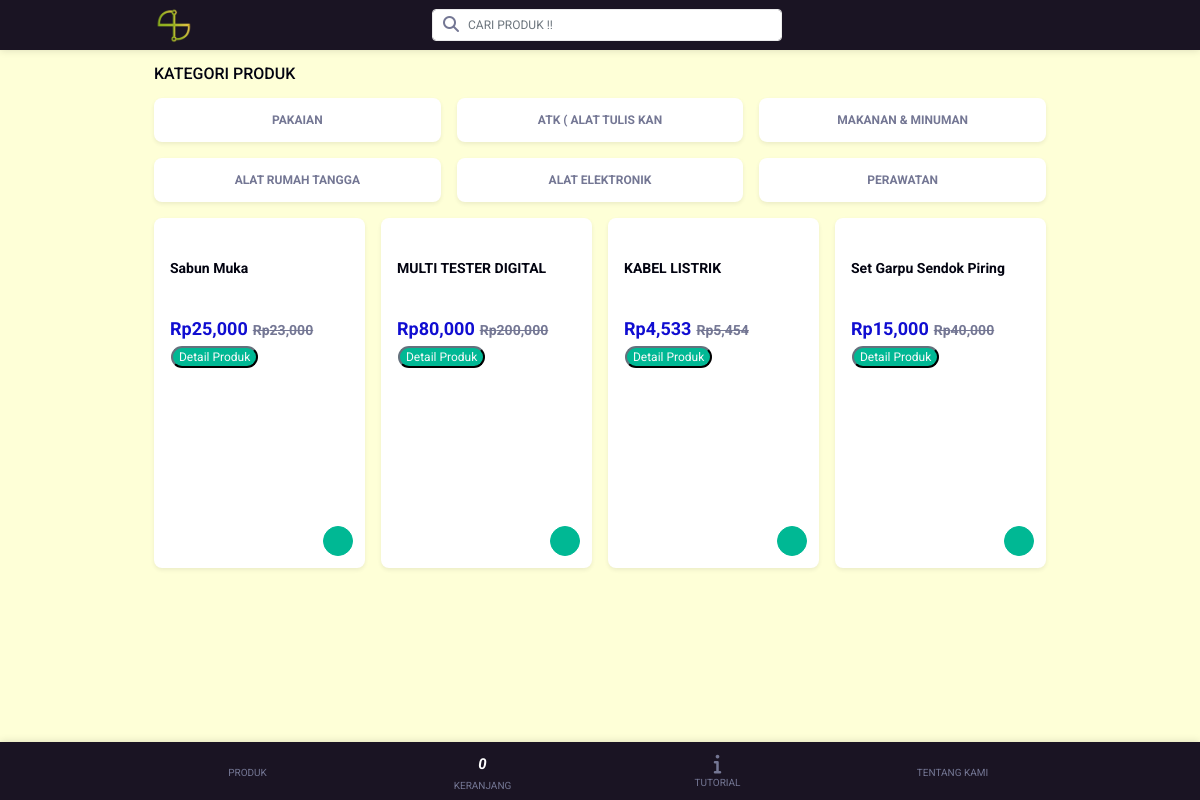
The app's page /home.php with its own data.
### tables this page shows
CREATE TABLE `kategori` (
  `idkategori` int(11) NOT NULL,
  `namakategori` varchar(20) NOT NULL,
  `tgldibuat` timestamp NOT NULL DEFAULT current_timestamp()
);

CREATE TABLE `produk` (
  `idproduk` int(11) NOT NULL,
  `idkategori` int(11) NOT NULL,
  `namaproduk` varchar(30) NOT NULL,
  `gambar` varchar(500) NOT NULL,
  `deskripsi` varchar(200) NOT NULL,
  `rate` int(11) NOT NULL,
  `hargabefore` int(11) NOT NULL,
  `hargaafter` int(11) NOT NULL,
  `tgldibuat` timestamp NOT NULL DEFAULT current_timestamp()
);

### home.php (the view, shortened to what this page needs)
<?php
include 'dbconnect.php';
?>
<!DOCTYPE html>
<html lang="en" style="background-color:#feffd7; border-bottom:none;">
  <head>
    <link rel="stylesheet" href="css/bootstrap.min.css">
    <link href="https://cdn.jsdelivr.net/npm/bootstrap@5.1.3/dist/css/bootstrap.min.css" rel="stylesheet">
    <link rel="stylesheet" href="css/animate.css">
    <link rel="stylesheet" href="css/owl.carousel.min.css">
    <link rel="stylesheet" href="css/font-awesome.min.css">
    <link rel="stylesheet" href="css/default/lineicons.min.css">
    <link rel="stylesheet" href="style.css">
  </head>
  <body style="background-color:#feffd7; border-bottom:none;">
    <div class="header-area" style="background-color: #1A1423;"id="headerArea">
      <div class="container h-100 d-flex align-items-center justify-content-between">
        <div class="logo-wrapper"><a href="home.html"><img  style="height:40px;" src="logo.png" alt=""></a></div>
        <div class="top-search-form">
          <form action="cari.php" method="post">
            <input class="form-control" type="search" name="Search" placeholder="CARI PRODUK !!">
            <button type="submit"><i class="fa fa-search"></i></button>
          </form>
        </div>
        <div class="suha-navbar-toggler d-flex flex-wrap" id="suhaNavbarToggler" style="visibility: none;" ></div>
      </div>
    </div>
    <div class="page-content-wrapper">
      <div class="product-catagories-wrapper py-3">
        <div class="container">
          <div class="section-heading">
            <h6>KATEGORI PRODUK</h6>
          </div>
          <div class="product-catagory-wrap">
            <div class="row g-3">
            <?php
                            $kat=mysqli_query($conn,"SELECT * from kategori order by idkategori ASC");
                            while($p=mysqli_fetch_array($kat)){
                              ?>
              <div class="col-4">
                <div class="card catagory-card">
                  <div class="card-body"><a href="kategori.php?idkategori=<?php echo $p['idkategori'] ?>"><span><?php echo $p['namakategori'] ?></span></a></div>
                </div>
              </div>
               <?php
                                  }
                            ?>
          </div>
        </div>
      </div>
      <div class="top-products-area clearfix py-3">
        <div class="container">
          <div class="row g-3">
           <?php
                      $brgs=mysqli_query($conn,"SELECT * from produk order by idproduk ASC");
                      while($p=mysqli_fetch_array($brgs)){
                        ?>
            <div class="col-6 col-md-4 col-lg-3">
              <div class="card top-product-card">
                <div style="height:350px;" class="card-body"><a class="product-thumbnail d-block" ></a><a style="margin-bottom:2.25rem;" class="product-title d-block" ><?php echo $p['namaproduk'] ?></a>
                  <p class="sale-price">Rp<?php echo number_format($p['hargaafter']) ?><span>Rp<?php echo number_format($p['hargabefore']) ?></span></p>
                  <div class="product-rating"><i><button type="button"  class="rounded-pill bg-success text-light border-dark"  data-bs-toggle="modal" data-bs-target="#exampleModal<?php echo $p['idproduk'] ?>">&nbsp;&nbsp;Detail Produk&nbsp;&nbsp;
</button></i></div><a class="btn btn-success btn-sm" href="add.php?id=<?php echo $p['idproduk']; ?>"><i class="lni lni-plus"></i></a>
                </div>
              </div>
            </div>
<?php
                      }
                ?>
          </div>
        </div>
      </div>
    </div>
    <div class="internet-connection-status" id="internetStatus"></div>
    <div class="footer-nav-area" style="background-color: #1A1423;" id="footerNav">
      <div class="container h-100 px-0">
        <div class="suha-footer-nav h-100">
          <ul class="h-100 d-flex align-items-center justify-content-between ps-0">
            <li><a href=""><i class="lni lni-home"></i>PRODUK</a></li>
            <li><a href="keranjang.php"><i class="lni lni-shopping-basket"><span class="badge"><?php echo count($_SESSION['cart']); ?></span></i>KERANJANG</a></li>
            <li><a href="cara.php"><i class="fa fa-info"></i>TUTORIAL</a></li>
            <li><a href="tentang.php"><i class="lni lni-cog"></i>TENTANG KAMI</a></li>
          </ul>
        </div>
      </div>
    </div>
  </body>
</html>

### records on screen
kategori: namakategori "PAKAIAN"
kategori: namakategori "ATK ( ALAT TULIS KAN"
kategori: namakategori "MAKANAN & MINUMAN"
kategori: namakategori "ALAT RUMAH TANGGA"
kategori: namakategori "ALAT ELEKTRONIK"
kategori: namakategori "PERAWATAN"
produk: namaproduk "Sabun Muka", hargaafter "25,000", hargabefore "23,000"
produk: namaproduk "MULTI TESTER DIGITAL", hargaafter "80,000", hargabefore "200,000"
produk: namaproduk "KABEL LISTRIK", hargaafter "4,533", hargabefore "5,454"
produk: namaproduk "Set Garpu Sendok Piring", hargaafter "15,000", hargabefore "40,000"

### other values on screen
count($_SESSION['cart']) "0"
